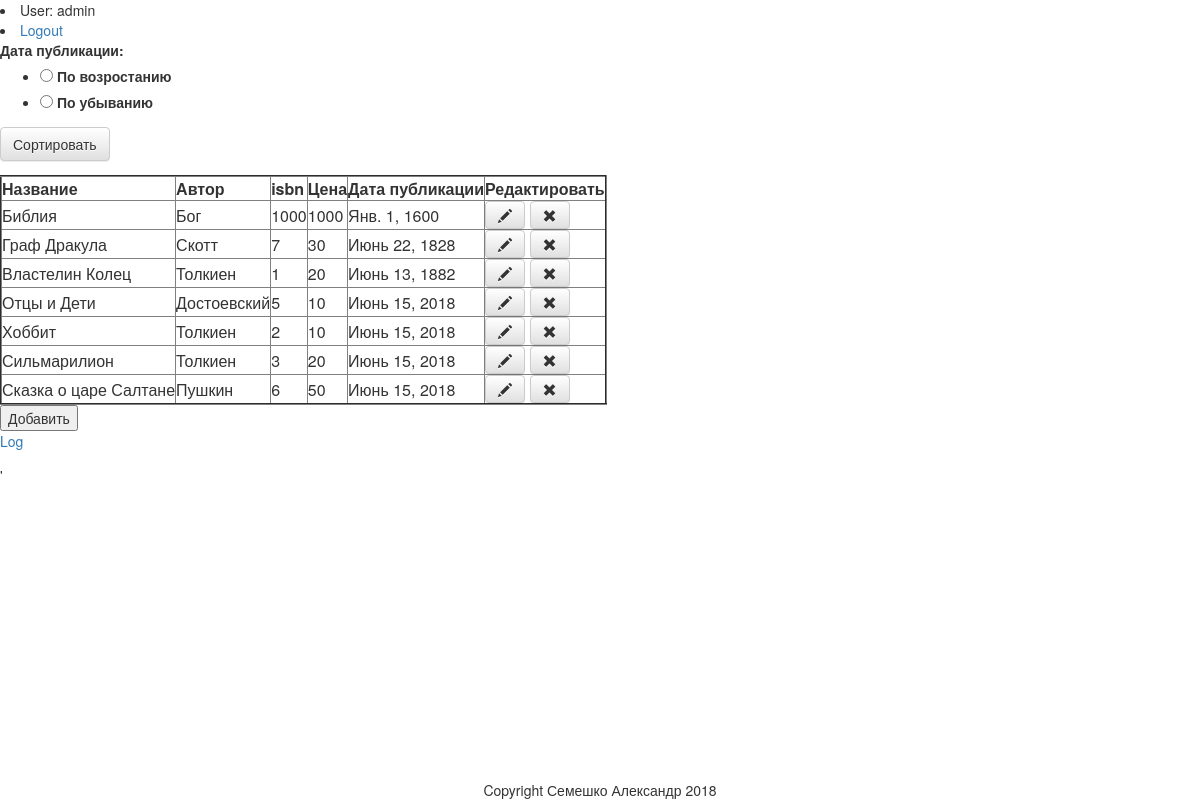
The app's page / (signed in) with its own data.
### books/models.py (models this page shows, shortened)
@python_2_unicode_compatible
class Books(models.Model):
    title = models.CharField(max_length=200)
    author = models.CharField(max_length=100)
    isbn = models.IntegerField()
    price = models.IntegerField()
    published = models.DateField(default=date.today)

### books/views.py (the view)
# urls.py: url(r'^$', views.books_list, name='books_list'),
def books_list(request):
    book = Books.objects.order_by('published')
    if request.method == "POST":
        form = FilterForm(request.POST)
        if form.is_valid():
            order=form.cleaned_data['order']
            if order == 'Inc':
                book = Books.objects.order_by('published')
            else:
                book = Books.objects.order_by('-published')
            return render(request, 'books/books.html', {'form': form, 'books': book})
    else:
        form = FilterForm()
    return render(request, 'books/books.html', {'form': form,'books':book})

### books/forms.py
class FilterForm(forms.Form):
    order = forms.ChoiceField(label = 'Дата публикации',widget=forms.RadioSelect, choices=(('Inc', u'По возростанию',), ('Desc', u'По убыванию',)))

### books/templates/books/books.html (shortened to what this page needs)
<head>
    <link rel="stylesheet" href="//maxcdn.bootstrapcdn.com/bootstrap/3.2.0/css/bootstrap.min.css">
    <link rel="stylesheet" href="//maxcdn.bootstrapcdn.com/bootstrap/3.2.0/css/bootstrap-theme.min.css">
</head>
{% block content %}
   {% if user.is_authenticated %}
     <li>User: {{ user.get_username }}</li>
     <li><a href="{% url 'logout'%}?next={{request.path}}">Logout</a></li>
   {% else %}
     <li><a href="{% url 'login'%}?next={{request.path}}">Login</a></li>
   {% endif %}
  <form method="POST" class="post-form" autocomplete="off">{% csrf_token %}
       {{ form }}
       <button type="submit" class="save btn btn-default">Сортировать</button>
  </form>
  <table border=2>
    <thead>
     <tr>
      <th data-type="string">Название</th>
      <th data-type="string">Автор</th>
      <th data-type="number">isbn</th>
      <th data-type="number">Цена</th>
      <th data-type="date">Дата публикации</th>
      {% if user.is_authenticated %}<th>Редактировать</th>{% endif %}
     </tr>
    </thead>
       {% for book in books %}
         <tr>
            <td>{{ book.title }}</td>
            <td>{{ book.author }}</td>
            <td>{{ book.isbn }}</td>
            <td>{{ book.price }}</td>
            <td>{{ book.published }}</td>
            {% if user.is_authenticated %}<td><a class="btn btn-default" href="{% url 'book_edit' nn=book.isbn %}"><span class="glyphicon glyphicon-pencil"></span></a>{% endif %}
            {% if user.is_authenticated %}<a class="btn btn-default" href="{% url 'book_del' nn=book.isbn %}"><span class="glyphicon glyphicon-remove"></span></a></td>{% endif %}
         </tr>
       {% endfor %}
  </table>
  {% if user.is_authenticated %}<form>
    <input type="button" value="Добавить" onClick='location.href="../new_book/"'></br>
    <a href="{% url 'log_view' nn=1 %}">Log</a>
  </form>{% endif %}
{% endblock %}'
  <footer>
    Copyright Семешко Александр 2018
  </footer>

### books/templates/books/books.html (style rules this page uses)
th { cursor: pointer; }
footer { position: fixed; left: 0; bottom: 0; width: 100%; text-align: center; }

### records on screen
Books: title "Библия", author "Бог", isbn "1000", price "1000", published "Янв. 1, 1600"
Books: title "Граф Дракула", author "Скотт", isbn "7", price "30", published "Июнь 22, 1828"
Books: title "Властелин Колец", author "Толкиен", isbn "1", price "20", published "Июнь 13, 1882"
Books: title "Отцы и Дети", author "Достоевский", isbn "5", price "10", published "Июнь 15, 2018"
Books: title "Хоббит", author "Толкиен", isbn "2", price "10", published "Июнь 15, 2018"
Books: title "Сильмарилион", author "Толкиен", isbn "3", price "20", published "Июнь 15, 2018"
Books: title "Сказка о царе Салтане", author "Пушкин", isbn "6", price "50", published "Июнь 15, 2018"

### other values on screen
{{ user.get_username }} "admin"
